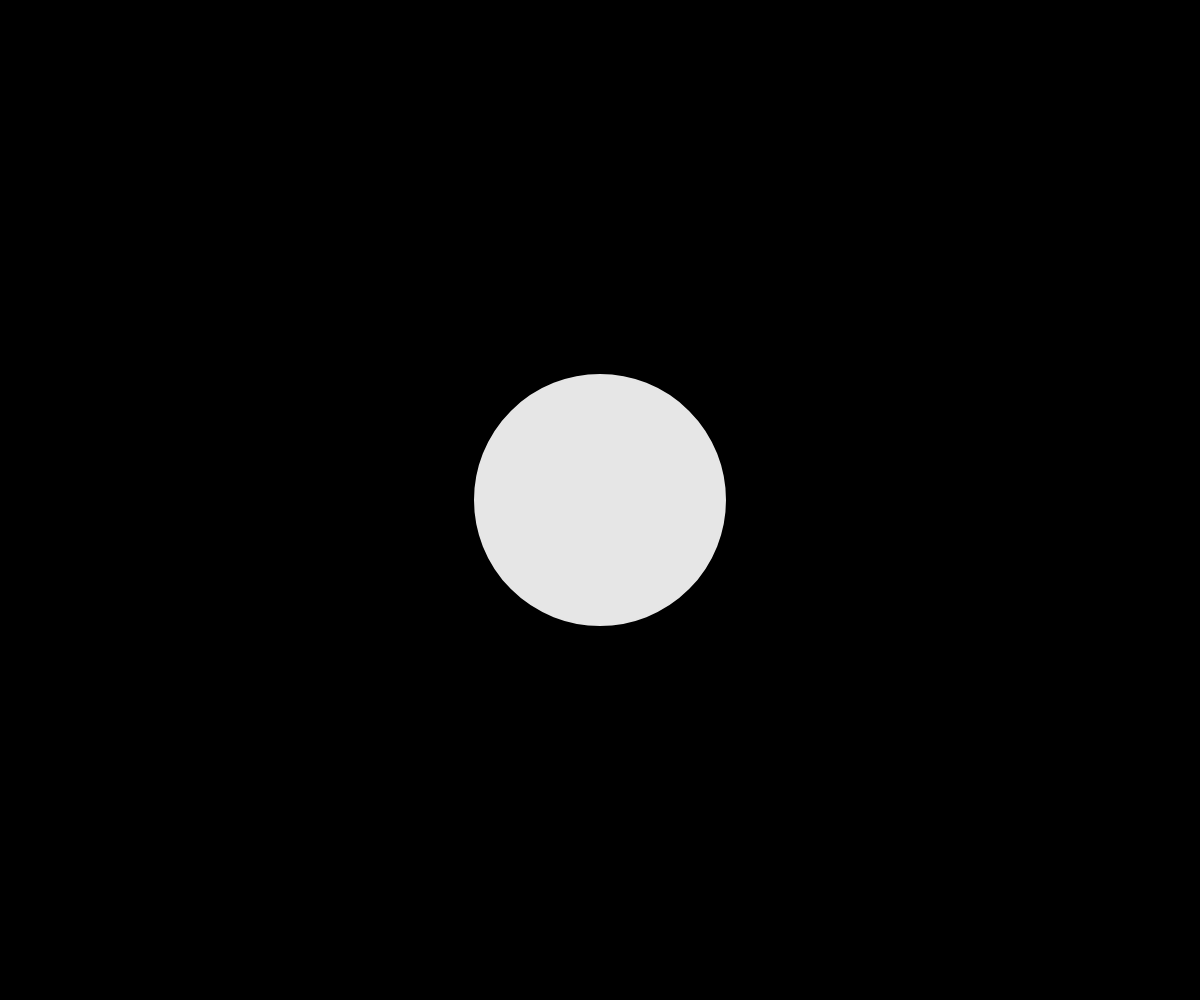
Frame 1 (no input)
Frame 60 (no input): identical to frame 1, image omitted
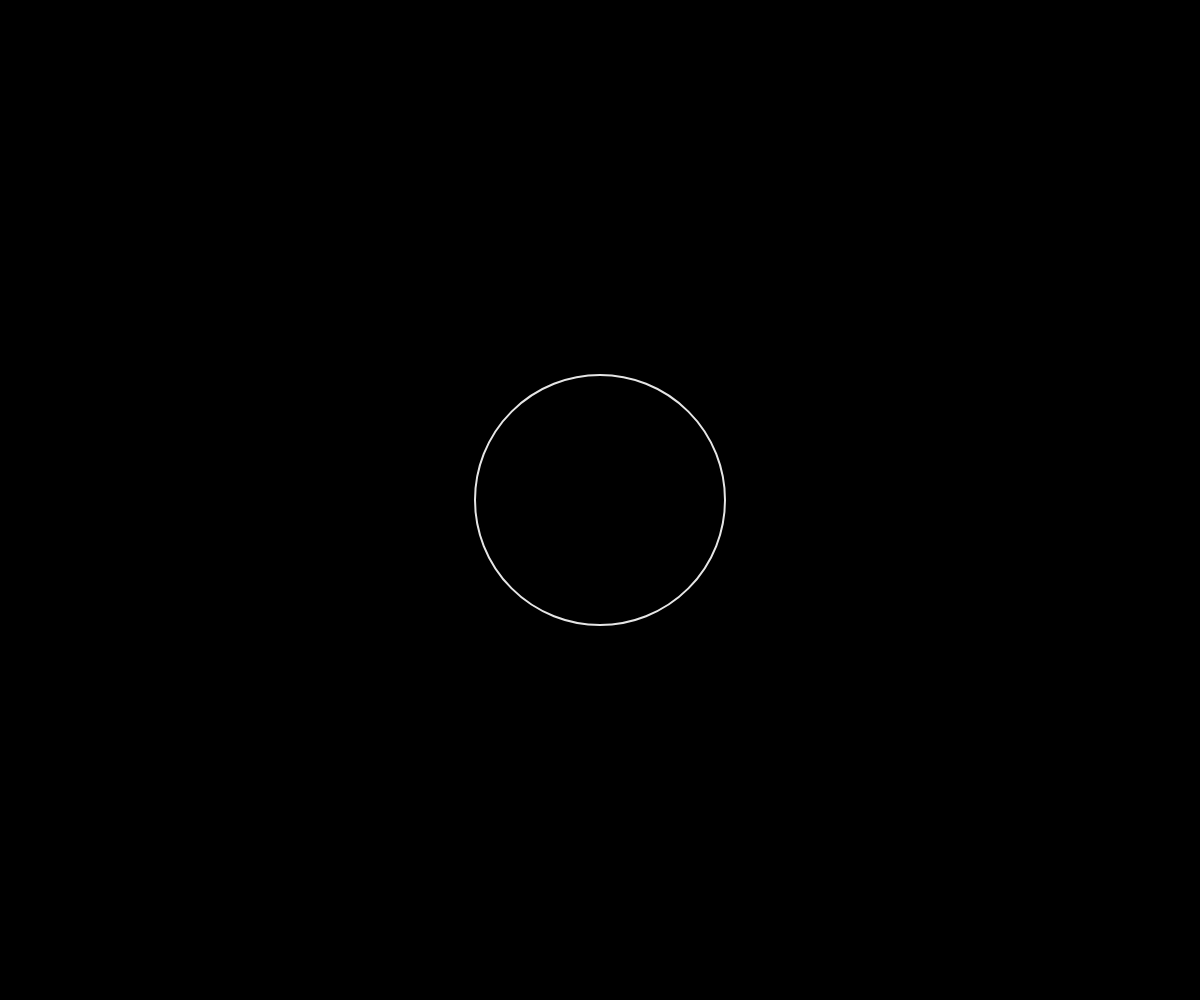
Frame 120 (the mouse pressed at the canvas centre since frame 60)

The p5.js sketch that drew these frames (run headless with seeded random() and noise() and a simulated clock; from frame 60 on, the mouse is pressed at the canvas centre):

// p5.js sketch
// ── sketch.js
let laranjas;

function setup() {
	createCanvas(windowWidth, windowHeight);
	background(0)

}

function draw() {

	background(0);
	if(mouseY >= height/2) {
		noFill();

	}

	else {
		fill(230);

	}

	stroke(230);
	strokeWeight(2);
	
	circle(width / 2, height / 2, height / 4);


}
